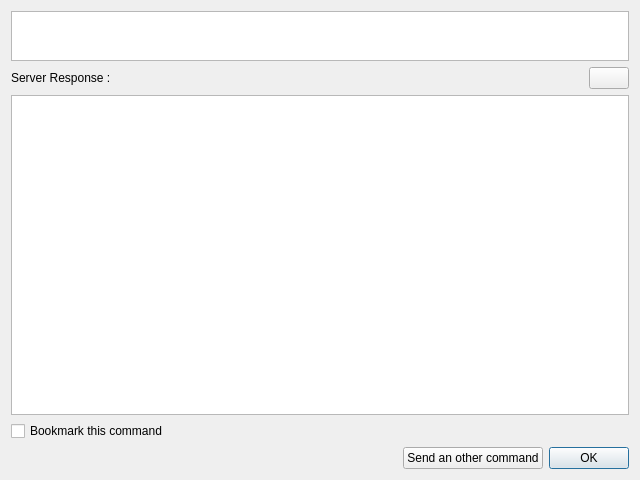
<?xml version="1.0" encoding="UTF-8"?>
<ui version="4.0">
 <class>ServerResponse</class>
 <widget class="QDialog" name="ServerResponse">
  <property name="windowModality">
   <enum>Qt::WindowModal</enum>
  </property>
  <property name="geometry">
   <rect>
    <x>0</x>
    <y>0</y>
    <width>640</width>
    <height>480</height>
   </rect>
  </property>
  <property name="windowTitle">
   <string>Server response</string>
  </property>
  <property name="windowIcon">
   <iconset resource="../../ressources/ressources.qrc">
    <normaloff>:/img/Bubble-32.png</normaloff>:/img/Bubble-32.png</iconset>
  </property>
  <layout class="QVBoxLayout" name="verticalLayout">
   <item>
    <widget class="QPlainTextEdit" name="pteCommandReminder">
     <property name="minimumSize">
      <size>
       <width>0</width>
       <height>50</height>
      </size>
     </property>
     <property name="maximumSize">
      <size>
       <width>16777215</width>
       <height>50</height>
      </size>
     </property>
     <property name="readOnly">
      <bool>true</bool>
     </property>
    </widget>
   </item>
   <item>
    <layout class="QHBoxLayout" name="horizontalLayout_2">
     <item>
      <widget class="QLabel" name="label">
       <property name="text">
        <string>Server Response :</string>
       </property>
      </widget>
     </item>
     <item>
      <spacer name="horizontalSpacer_2">
       <property name="orientation">
        <enum>Qt::Horizontal</enum>
       </property>
       <property name="sizeHint" stdset="0">
        <size>
         <width>40</width>
         <height>20</height>
        </size>
       </property>
      </spacer>
     </item>
     <item>
      <widget class="QPushButton" name="pbCopy">
       <property name="toolTip">
        <string>Copy response to clipboard.</string>
       </property>
       <property name="icon">
        <iconset resource="../../ressources/ressources.qrc">
         <normaloff>:/img/copy.png</normaloff>:/img/copy.png</iconset>
       </property>
      </widget>
     </item>
    </layout>
   </item>
   <item>
    <widget class="QPlainTextEdit" name="response">
     <property name="font">
      <font>
       <family>Courier New</family>
      </font>
     </property>
     <property name="readOnly">
      <bool>true</bool>
     </property>
    </widget>
   </item>
   <item>
    <widget class="QCheckBox" name="bookmark">
     <property name="text">
      <string>Bookmark this command</string>
     </property>
    </widget>
   </item>
   <item>
    <layout class="QHBoxLayout" name="horizontalLayout">
     <item>
      <spacer name="horizontalSpacer">
       <property name="orientation">
        <enum>Qt::Horizontal</enum>
       </property>
       <property name="sizeHint" stdset="0">
        <size>
         <width>40</width>
         <height>20</height>
        </size>
       </property>
      </spacer>
     </item>
     <item>
      <widget class="QPushButton" name="pbSendAnOtherCommand">
       <property name="text">
        <string>Send an other command</string>
       </property>
       <property name="icon">
        <iconset resource="../../ressources/ressources.qrc">
         <normaloff>:/img/Left_32.png</normaloff>:/img/Left_32.png</iconset>
       </property>
      </widget>
     </item>
     <item>
      <widget class="QDialogButtonBox" name="buttonBox">
       <property name="sizePolicy">
        <sizepolicy hsizetype="Fixed" vsizetype="Fixed">
         <horstretch>0</horstretch>
         <verstretch>0</verstretch>
        </sizepolicy>
       </property>
       <property name="orientation">
        <enum>Qt::Horizontal</enum>
       </property>
       <property name="standardButtons">
        <set>QDialogButtonBox::Ok</set>
       </property>
      </widget>
     </item>
    </layout>
   </item>
  </layout>
 </widget>
 <resources>
  <include location="../../ressources/ressources.qrc"/>
 </resources>
 <connections>
  <connection>
   <sender>buttonBox</sender>
   <signal>accepted()</signal>
   <receiver>ServerResponse</receiver>
   <slot>accept()</slot>
   <hints>
    <hint type="sourcelabel">
     <x>248</x>
     <y>254</y>
    </hint>
    <hint type="destinationlabel">
     <x>157</x>
     <y>274</y>
    </hint>
   </hints>
  </connection>
  <connection>
   <sender>pbCopy</sender>
   <signal>pressed()</signal>
   <receiver>response</receiver>
   <slot>selectAll()</slot>
   <hints>
    <hint type="sourcelabel">
     <x>610</x>
     <y>79</y>
    </hint>
    <hint type="destinationlabel">
     <x>319</x>
     <y>252</y>
    </hint>
   </hints>
  </connection>
  <connection>
   <sender>pbCopy</sender>
   <signal>released()</signal>
   <receiver>response</receiver>
   <slot>copy()</slot>
   <hints>
    <hint type="sourcelabel">
     <x>610</x>
     <y>79</y>
    </hint>
    <hint type="destinationlabel">
     <x>319</x>
     <y>252</y>
    </hint>
   </hints>
  </connection>
 </connections>
</ui>
